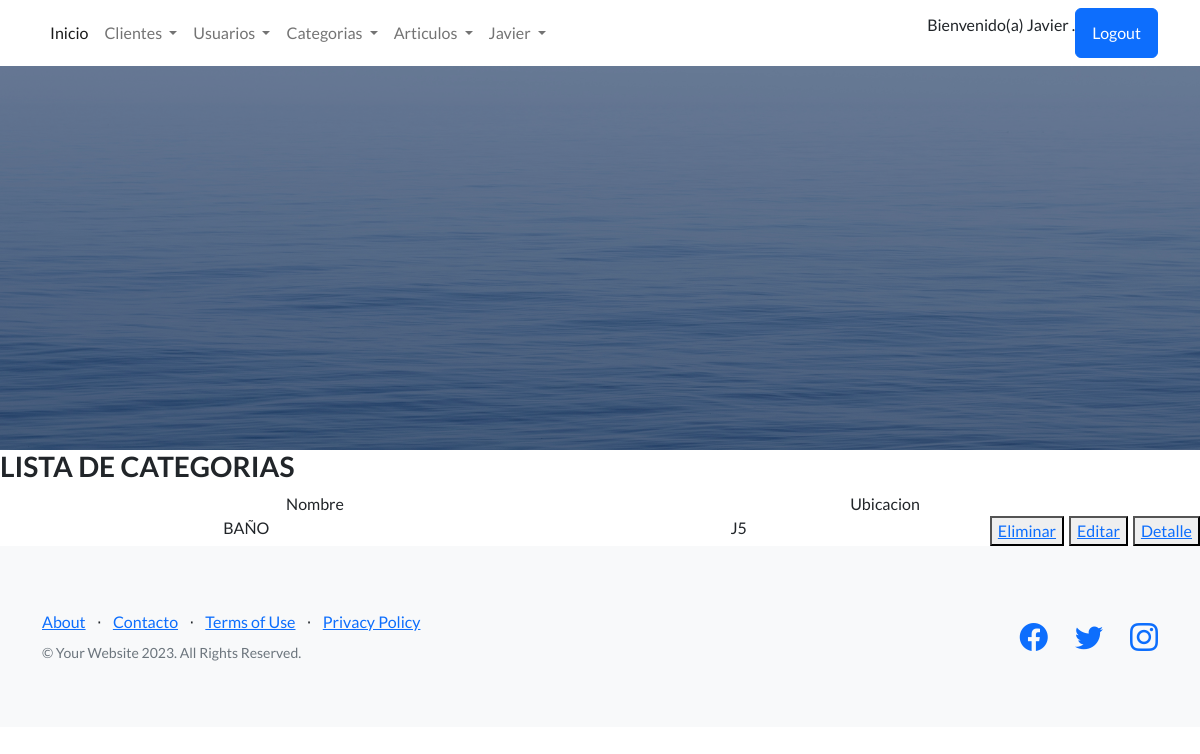
The page /app-coder/categoria-list/ (signed in) on the database as committed earlier.
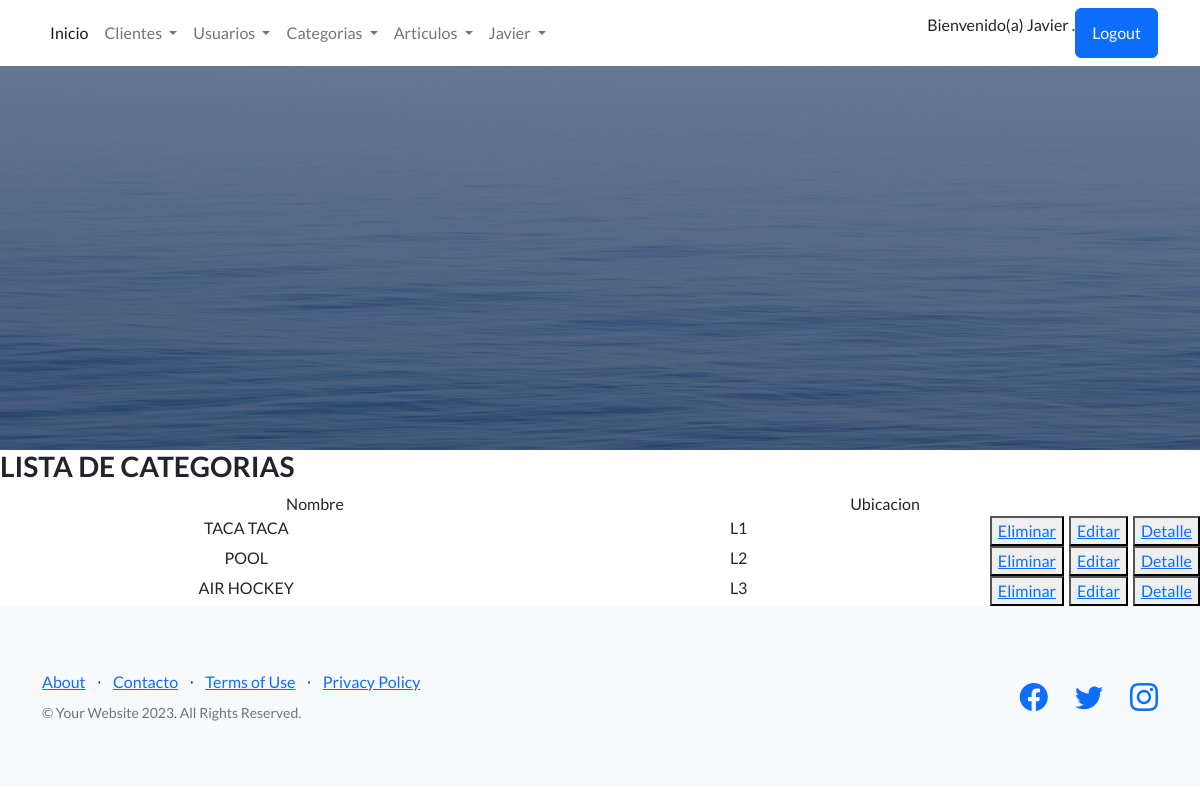
The same page on the database as committed later.
### AppCoder/models.py (models this page shows)
class Categorias(models.Model):
    nombreCategoria = models.CharField(max_length=40,null=False,blank=False)
    ubicacion = models.CharField(max_length=40, blank=True, null=True)
    def __str__(self):
        return f'{self.nombreCategoria}'

### AppCoder/views.py (the view)
# urls.py: path('categoria-list/', Categoria_List, name="ListarCategorias"),
@login_required
def Categoria_List(req):
    groups_required = ['GrupoClientes','GrupoUsuarios']
    grupos_usuario = req.user.groups.all().values('name')
    print (grupos_usuario)
    for grupo in grupos_usuario:
        print({grupo.values()})
        if grupo['name'] in groups_required:
            pass
        else:
            return render(req, "inicio.html", {"mensaje": "no tiene permisos para esta opcion!"})
    datos = Categorias.objects.all()
    print('method', req.method)
    print('GET', req.GET)
    print(f'{datos}')
    return render(req, "categorias_list.html", {"lista_categorias": datos})

### AppCoder/templates/categorias_list.html
{% extends 'inicio.html' %}
{% block contenidoQuecambia %}
<h3>LISTA DE CATEGORIAS</h3>
<div class="container text-center">
  <div class="row">
    <div class="col">
      Nombre
    </div>
    <div class="col">
      Ubicacion
    </div>
  </div>
</div>
  {% for categorias in lista_categorias %}
      <div  style="display: flex; column-gap: 5px;">
        <div class="container text-center">
          <div class="row">
            <div class="col">
              {{categorias.nombreCategoria}}
            </div>
            <div class="col">
              {{categorias.ubicacion}}
            </div>
          </div>
        </div>
          <button>
            <a href="{% url 'EliminarCategorias' categorias.id %}" > Eliminar </a>
          </button>
          <button>
            <a href="{% url 'EditarCategorias' categorias.id %}" > Editar </a>
          </button>
          <button>
            <a href="{% url 'DetalleCategorias' categorias.id %}" > Detalle </a>
          </button>
      </div>
  {% endfor %}
{% endblock contenidoQuecambia %}

Rows that differ between the two databases and show on the page:
removed Categorias: nombreCategoria "BAÑO", ubicacion "J5"
added Categorias: nombreCategoria "TACA TACA", ubicacion "L1"
added Categorias: nombreCategoria "POOL", ubicacion "L2"
added Categorias: nombreCategoria "AIR HOCKEY", ubicacion "L3"
